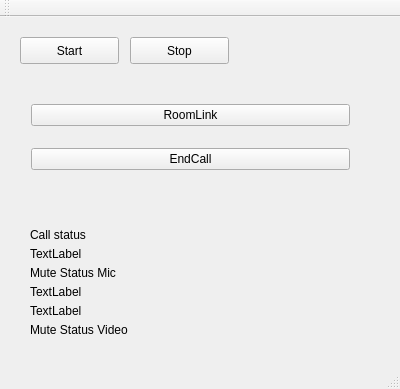
<?xml version="1.0" encoding="UTF-8"?>
<ui version="4.0">
 <class>MainWindow</class>
 <widget class="QMainWindow" name="MainWindow">
  <property name="geometry">
   <rect>
    <x>0</x>
    <y>0</y>
    <width>400</width>
    <height>389</height>
   </rect>
  </property>
  <property name="windowTitle">
   <string>MainWindow</string>
  </property>
  <widget class="QWidget" name="centralWidget">
   <widget class="QPushButton" name="pushButtonStart">
    <property name="enabled">
     <bool>true</bool>
    </property>
    <property name="geometry">
     <rect>
      <x>20</x>
      <y>20</y>
      <width>99</width>
      <height>27</height>
     </rect>
    </property>
    <property name="text">
     <string>Start</string>
    </property>
   </widget>
   <widget class="QPushButton" name="pushButton_Stop">
    <property name="geometry">
     <rect>
      <x>130</x>
      <y>20</y>
      <width>99</width>
      <height>27</height>
     </rect>
    </property>
    <property name="text">
     <string>Stop</string>
    </property>
   </widget>
   <widget class="QWidget" name="gridLayoutWidget">
    <property name="geometry">
     <rect>
      <x>20</x>
      <y>60</y>
      <width>341</width>
      <height>121</height>
     </rect>
    </property>
    <layout class="QGridLayout" name="gridLayout">
     <item row="0" column="0">
      <widget class="QPushButton" name="pushButtonRoomLink">
       <property name="text">
        <string>RoomLink</string>
       </property>
      </widget>
     </item>
     <item row="1" column="0">
      <widget class="QPushButton" name="pushButtonEndCall">
       <property name="text">
        <string>EndCall</string>
       </property>
      </widget>
     </item>
    </layout>
   </widget>
   <widget class="QWidget" name="gridLayoutWidget_2">
    <property name="geometry">
     <rect>
      <x>19</x>
      <y>200</y>
      <width>341</width>
      <height>131</height>
     </rect>
    </property>
    <layout class="QGridLayout" name="gridLayout_2">
     <item row="1" column="0">
      <widget class="QLabel" name="label">
       <property name="text">
        <string>Call status</string>
       </property>
      </widget>
     </item>
     <item row="6" column="0">
      <widget class="QLabel" name="label_3">
       <property name="text">
        <string>Mute Status Video</string>
       </property>
      </widget>
     </item>
     <item row="2" column="0">
      <widget class="QLabel" name="label_CallStatus">
       <property name="text">
        <string>TextLabel</string>
       </property>
      </widget>
     </item>
     <item row="4" column="0">
      <widget class="QLabel" name="label_MuteStatusMic">
       <property name="text">
        <string>TextLabel</string>
       </property>
      </widget>
     </item>
     <item row="3" column="0">
      <widget class="QLabel" name="label_2">
       <property name="text">
        <string>Mute Status Mic</string>
       </property>
      </widget>
     </item>
     <item row="5" column="0">
      <widget class="QLabel" name="label_MuteStatusVideo">
       <property name="text">
        <string>TextLabel</string>
       </property>
      </widget>
     </item>
    </layout>
   </widget>
  </widget>
  <widget class="QMenuBar" name="menuBar">
   <property name="geometry">
    <rect>
     <x>0</x>
     <y>0</y>
     <width>400</width>
     <height>21</height>
    </rect>
   </property>
  </widget>
  <widget class="QToolBar" name="mainToolBar">
   <attribute name="toolBarArea">
    <enum>TopToolBarArea</enum>
   </attribute>
   <attribute name="toolBarBreak">
    <bool>false</bool>
   </attribute>
  </widget>
  <widget class="QStatusBar" name="statusBar"/>
 </widget>
 <layoutdefault spacing="6" margin="11"/>
 <resources/>
 <connections/>
</ui>
